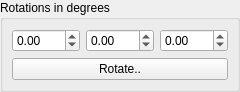
<?xml version="1.0" encoding="UTF-8"?>
<ui version="4.0">
 <class>RotationWidget</class>
 <widget class="QWidget" name="RotationWidget">
  <property name="geometry">
   <rect>
    <x>0</x>
    <y>0</y>
    <width>227</width>
    <height>82</height>
   </rect>
  </property>
  <property name="windowTitle">
   <string>Rotation</string>
  </property>
  <layout class="QGridLayout" name="gridLayout">
   <property name="margin">
    <number>0</number>
   </property>
   <property name="spacing">
    <number>0</number>
   </property>
   <item row="0" column="2">
    <widget class="QGroupBox" name="groupBox">
     <property name="title">
      <string>Rotations in degrees</string>
     </property>
     <layout class="QGridLayout" name="gridLayout_2">
      <item row="1" column="0">
       <widget class="QDoubleSpinBox" name="xAngle">
        <property name="minimum">
         <double>-180.000000000000000</double>
        </property>
        <property name="maximum">
         <double>180.000000000000000</double>
        </property>
        <property name="singleStep">
         <double>10.000000000000000</double>
        </property>
       </widget>
      </item>
      <item row="2" column="0" colspan="3">
       <widget class="QPushButton" name="rotateButton">
        <property name="text">
         <string>Rotate..</string>
        </property>
       </widget>
      </item>
      <item row="1" column="2">
       <widget class="QDoubleSpinBox" name="zAngle">
        <property name="minimum">
         <double>-180.000000000000000</double>
        </property>
        <property name="maximum">
         <double>180.000000000000000</double>
        </property>
        <property name="singleStep">
         <double>10.000000000000000</double>
        </property>
       </widget>
      </item>
      <item row="1" column="1">
       <widget class="QDoubleSpinBox" name="yAngle">
        <property name="minimum">
         <double>-180.000000000000000</double>
        </property>
        <property name="maximum">
         <double>180.000000000000000</double>
        </property>
        <property name="singleStep">
         <double>10.000000000000000</double>
        </property>
       </widget>
      </item>
     </layout>
    </widget>
   </item>
  </layout>
 </widget>
 <resources>
  <include location="../../Workspace.qrc"/>
 </resources>
 <connections/>
</ui>
